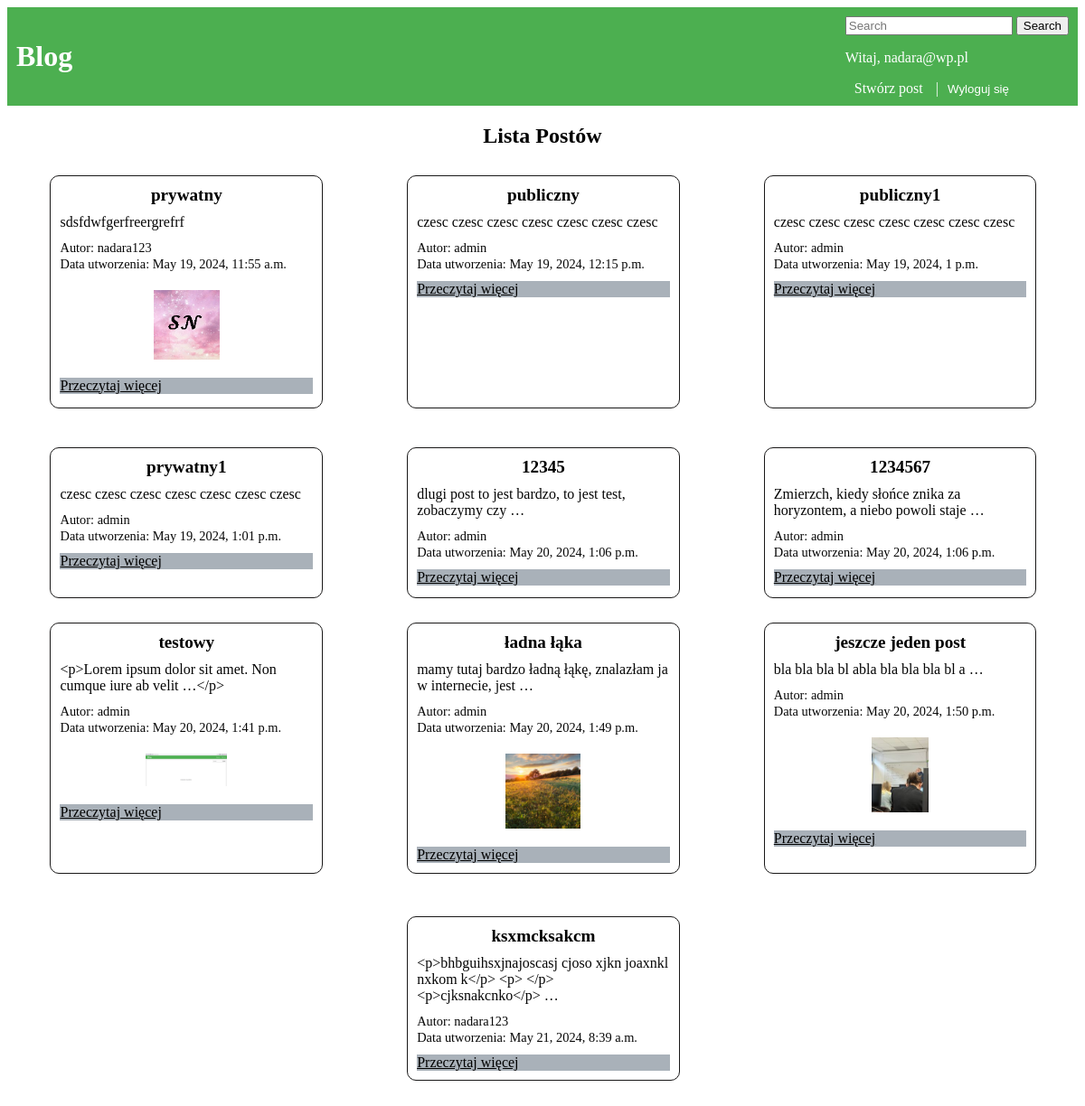
/posty/ (signed in), run on an earlier commit of the app's database.
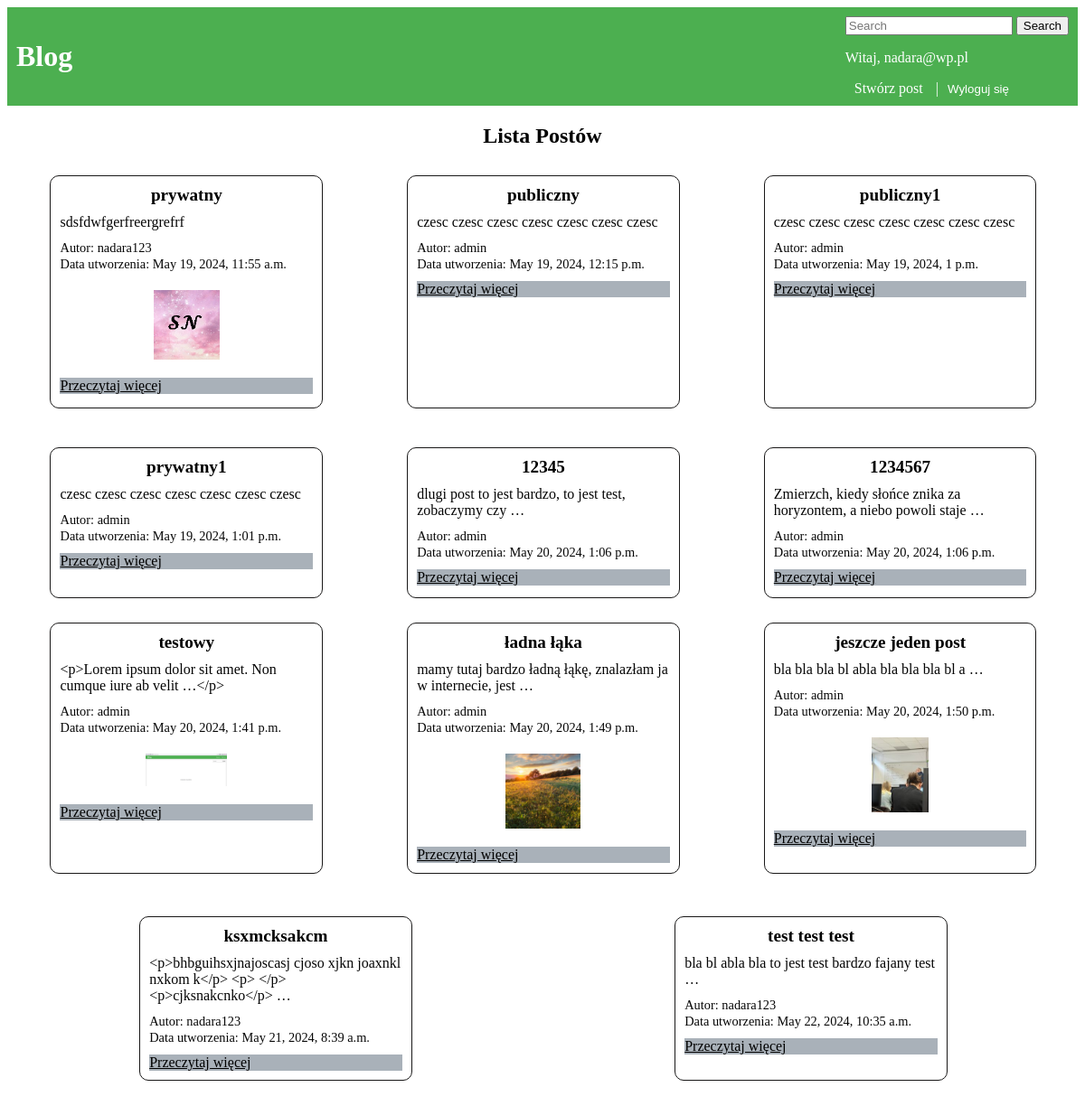
And on a later commit of the database.
### mainapp/models.py (models this page shows, shortened)
class Post(models.Model):
    tytul = models.CharField(max_length=200)
    tresc = models.TextField(max_length=2000)
    data_utworzenia = models.DateTimeField(auto_now_add=True)
    autor = models.ForeignKey(User, on_delete=models.CASCADE)
    image = models.ImageField(null=True, blank=True, upload_to="images/")
    DOSTEP_CHOICES = (
        ('Publiczny', 'Publiczny'),
        ('Ograniczony', 'Ograniczony'),
    )
    dostep = models.CharField(max_length=20, choices=DOSTEP_CHOICES, default='Publiczny')

### mainapp/views.py (the view)
# urls.py: path('posty/', views.post_list, name='post_list'),
def post_list(request):
    if request.user.is_authenticated:
        posts = Post.objects.all()
    else:
        posts = Post.objects.filter(dostep='Publiczny')
    return render(request, './post/post_list.html', {'posts': posts})

### mainapp/templates/post/post_list.html (shortened to what this page needs)
{% extends "base.html" %}
{% block content %}
<div class="container mt-5">
  <h2 class="post-label">Lista Postów</h2>
  <div class="row justify-content-center">
    {% for post in posts %}
    <div class="col-md-4 mb-3">
      <div class="card post-card">
        <div class="card-body">
          <h5 class="card-title post-title">{{ post.tytul }}</h5>
          <p class="card-text post-text">{{ post.tresc|truncatewords_html:10 }}</p>
        </div>
        <div class="card-footer">
          <small class="text-muted post-info">Autor: {{ post.autor }}</small>
          <br>
          <small class="text-muted post-info">Data utworzenia: {{ post.data_utworzenia }}</small>
        </div>
        {% if post.image %}
        <img src="{{ post.image.url }}" alt="{{ post.tytul }}" class="post-image">
        {% endif %}
        <a href="{% url 'post_detail' post.id %}" class="btn btn-primary read-more-btn">Przeczytaj więcej</a>
      </div>
    </div>
    {% endfor %}
  </div>
</div>
{% endblock %}

### mainapp/templates/base.html (shortened to what this page needs)
<!DOCTYPE html>
<html lang="en">
<head>
</head>
<body>
    <header>
        <a href="{% url 'index' %}" style="text-decoration: none; color: white;">
            <h1>Blog</h1>
        </a>
        <nav>
            {% if user.is_authenticated %}
                <form class = "d-flex" method=POST action="{% url 'search' %} ">
                    <input class=" form-control me-2" type="search" placeholder="Search" aria-label="Search" name="searched">
                    <button class="btn btn-outline-secondary" type="submit">Search</button>
                </form>
                <p>Witaj, {{ user.email }}</p>
                <a href="{% url 'createpost' %}" style="text-decoration: none; color: white;">Stwórz post</a> |
                <form action="{% url 'logout' %}" method="post" id="logout-form" style="display: inline;">
                    <button type="submit" style="text-decoration: none; color: white; background-color: transparent; border: none;">Wyloguj się</button>
                </form>
            {% else %}
                <a href="{% url 'login' %}" style="text-decoration: none; color: white;">Zaloguj się</a> |
                <a href="{% url 'signup' %}" style="text-decoration: none; color: white;">Załóż konto</a>
            {% endif %}
        </nav>
    </header>
    {% block content %}
    {% endblock %}
</body>
</html>

### mainapp/templates/base.html (style rules this page uses)
header { background-color: #4CAF50; color: white; padding: 10px; display: flex; justify-content: space-between; align-items: center; }
nav a { color: white; text-decoration: none; margin: 0 10px; }

### mainapp/templates/post/post_list.html (style rules this page uses)
.post-card { border: 1px solid #191818; border-radius: 10px; margin-bottom: 20px; margin-top: 10px; width: 100%; height: 85%; overflow: hidden; }
.post-title { font-size: 1.2rem; color: #000000; margin: 10px; text-align: center; }
.post-text { font-size: 1rem; color: #050505; margin: 10px; overflow: hidden; height: 60%; }
.post-image { max-width: 30%; max-height: 30%; margin: 20px auto; display: block; }
.post-info { font-size: 0.9rem; color: #060606; margin: 10px; }
.read-more-btn { background-color: #a9b1b9; color: #000000; border: none; margin: 10px; display: block; }
.post-label { font-size: 1.5rem; font-weight: bold; color: #000000; text-align: center; margin-bottom: 20px; }
@media (min-width: 768px) { .col-md-4 { flex: 0 0 calc(27% - 20px); max-width: calc(27% - 20px); } }
@media (min-width: 768px) { .row { display: flex; flex-wrap: wrap; justify-content: space-around; margin-top: 10px; margin-bottom: 20px; } }
@media (min-width: 768px) { .col-md-4 { padding: 0 10px; } }

What changed in the data, as far as the page shows it:
added Post: tytul "test test test", tresc "bla bl abla bla to jest test bardzo fajany test …", autor "nadara123", data_utworzenia "May 22, 2024, 10:35 a.m."
